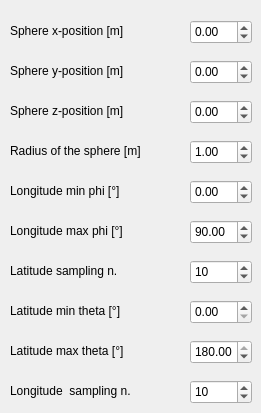
      <widget class="QWidget" name="tab">
       <attribute name="title">
        <string>Sphere</string>
       </attribute>
       <widget class="QLabel" name="label_3">
        <property name="geometry">
         <rect>
          <x>10</x>
          <y>60</y>
          <width>151</width>
          <height>21</height>
         </rect>
        </property>
        <property name="text">
         <string>Sphere y-position [m]</string>
        </property>
       </widget>
       <widget class="QLabel" name="label_13">
        <property name="geometry">
         <rect>
          <x>10</x>
          <y>380</y>
          <width>141</width>
          <height>21</height>
         </rect>
        </property>
        <property name="text">
         <string>Longitude  sampling n.</string>
        </property>
       </widget>
       <widget class="QDoubleSpinBox" name="y_pos_box">
        <property name="geometry">
         <rect>
          <x>190</x>
          <y>60</y>
          <width>62</width>
          <height>24</height>
         </rect>
        </property>
        <property name="minimum">
         <double>-10.000000000000000</double>
        </property>
        <property name="maximum">
         <double>10.000000000000000</double>
        </property>
        <property name="singleStep">
         <double>0.100000000000000</double>
        </property>
       </widget>
       <widget class="QLabel" name="label_4">
        <property name="geometry">
         <rect>
          <x>10</x>
          <y>100</y>
          <width>151</width>
          <height>21</height>
         </rect>
        </property>
        <property name="text">
         <string>Sphere z-position [m]</string>
        </property>
       </widget>
       <widget class="QDoubleSpinBox" name="latitude_min_box">
        <property name="geometry">
         <rect>
          <x>190</x>
          <y>180</y>
          <width>62</width>
          <height>24</height>
         </rect>
        </property>
        <property name="minimum">
         <double>-360.000000000000000</double>
        </property>
        <property name="maximum">
         <double>360.000000000000000</double>
        </property>
        <property name="singleStep">
         <double>2.000000000000000</double>
        </property>
       </widget>
       <widget class="QDoubleSpinBox" name="radius_box">
        <property name="geometry">
         <rect>
          <x>190</x>
          <y>140</y>
          <width>62</width>
          <height>24</height>
         </rect>
        </property>
        <property name="minimum">
         <double>0.000000000000000</double>
        </property>
        <property name="maximum">
         <double>10.000000000000000</double>
        </property>
        <property name="singleStep">
         <double>0.100000000000000</double>
        </property>
        <property name="value">
         <double>1.000000000000000</double>
        </property>
       </widget>
       <widget class="QLabel" name="label_2">
        <property name="geometry">
         <rect>
          <x>10</x>
          <y>20</y>
          <width>151</width>
          <height>21</height>
         </rect>
        </property>
        <property name="text">
         <string>Sphere x-position [m]</string>
        </property>
       </widget>
       <widget class="QLabel" name="label_5">
        <property name="geometry">
         <rect>
          <x>10</x>
          <y>140</y>
          <width>151</width>
          <height>21</height>
         </rect>
        </property>
        <property name="text">
         <string>Radius of the sphere [m]</string>
        </property>
       </widget>
       <widget class="QLabel" name="label_6">
        <property name="geometry">
         <rect>
          <x>10</x>
          <y>180</y>
          <width>151</width>
          <height>21</height>
         </rect>
        </property>
        <property name="text">
         <string>Longitude min phi [°]</string>
        </property>
       </widget>
       <widget class="QDoubleSpinBox" name="x_pos_box">
        <property name="geometry">
         <rect>
          <x>190</x>
          <y>20</y>
          <width>62</width>
          <height>24</height>
         </rect>
        </property>
        <property name="minimum">
         <double>-10.000000000000000</double>
        </property>
        <property name="maximum">
         <double>10.000000000000000</double>
        </property>
        <property name="singleStep">
         <double>0.100000000000000</double>
        </property>
       </widget>
       <widget class="QDoubleSpinBox" name="z_pos_box">
        <property name="geometry">
         <rect>
          <x>190</x>
          <y>100</y>
          <width>62</width>
          <height>24</height>
         </rect>
        </property>
        <property name="minimum">
         <double>-10.000000000000000</double>
        </property>
        <property name="maximum">
         <double>10.000000000000000</double>
        </property>
        <property name="singleStep">
         <double>0.100000000000000</double>
        </property>
       </widget>
       <widget class="QDoubleSpinBox" name="longitude_num">
        <property name="geometry">
         <rect>
          <x>190</x>
          <y>380</y>
          <width>62</width>
          <height>24</height>
         </rect>
        </property>
        <property name="decimals">
         <number>0</number>
        </property>
        <property name="minimum">
         <double>0.000000000000000</double>
        </property>
        <property name="maximum">
         <double>1000.000000000000000</double>
        </property>
        <property name="singleStep">
         <double>1.000000000000000</double>
        </property>
        <property name="value">
         <double>10.000000000000000</double>
        </property>
       </widget>
       <widget class="QLabel" name="label_12">
        <property name="geometry">
         <rect>
          <x>10</x>
          <y>260</y>
          <width>151</width>
          <height>21</height>
         </rect>
        </property>
        <property name="text">
         <string>Latitude sampling n.</string>
        </property>
       </widget>
       <widget class="QDoubleSpinBox" name="latitude_num">
        <property name="geometry">
         <rect>
          <x>190</x>
          <y>260</y>
          <width>62</width>
          <height>24</height>
         </rect>
        </property>
        <property name="decimals">
         <number>0</number>
        </property>
        <property name="minimum">
         <double>0.000000000000000</double>
        </property>
        <property name="maximum">
         <double>1000.000000000000000</double>
        </property>
        <property name="singleStep">
         <double>1.000000000000000</double>
        </property>
        <property name="value">
         <double>10.000000000000000</double>
        </property>
       </widget>
       <widget class="QLabel" name="label_15">
        <property name="geometry">
         <rect>
          <x>10</x>
          <y>220</y>
          <width>151</width>
          <height>21</height>
         </rect>
        </property>
        <property name="text">
         <string>Longitude max phi [°]</string>
        </property>
       </widget>
       <widget class="QDoubleSpinBox" name="latitude_max_box">
        <property name="geometry">
         <rect>
          <x>190</x>
          <y>220</y>
          <width>62</width>
          <height>24</height>
         </rect>
        </property>
        <property name="minimum">
         <double>-360.000000000000000</double>
        </property>
        <property name="maximum">
         <double>360.000000000000000</double>
        </property>
        <property name="singleStep">
         <double>2.000000000000000</double>
        </property>
        <property name="value">
         <double>90.000000000000000</double>
        </property>
       </widget>
       <widget class="QDoubleSpinBox" name="longitude_max_box">
        <property name="geometry">
         <rect>
          <x>190</x>
          <y>340</y>
          <width>62</width>
          <height>24</height>
         </rect>
        </property>
        <property name="minimum">
         <double>0.000000000000000</double>
        </property>
        <property name="maximum">
         <double>180.000000000000000</double>
        </property>
        <property name="singleStep">
         <double>2.000000000000000</double>
        </property>
        <property name="value">
         <double>180.000000000000000</double>
        </property>
       </widget>
       <widget class="QLabel" name="label_16">
        <property name="geometry">
         <rect>
          <x>10</x>
          <y>300</y>
          <width>151</width>
          <height>21</height>
         </rect>
        </property>
        <property name="text">
         <string>Latitude min theta [°]</string>
        </property>
       </widget>
       <widget class="QLabel" name="label_17">
        <property name="geometry">
         <rect>
          <x>10</x>
          <y>340</y>
          <width>151</width>
          <height>21</height>
         </rect>
        </property>
        <property name="text">
         <string>Latitude max theta [°]</string>
        </property>
       </widget>
       <widget class="QDoubleSpinBox" name="longitude_min_box">
        <property name="geometry">
         <rect>
          <x>190</x>
          <y>300</y>
          <width>62</width>
          <height>24</height>
         </rect>
        </property>
        <property name="minimum">
         <double>0.000000000000000</double>
        </property>
        <property name="maximum">
         <double>180.000000000000000</double>
        </property>
        <property name="singleStep">
         <double>2.000000000000000</double>
        </property>
       </widget>
      </widget>
